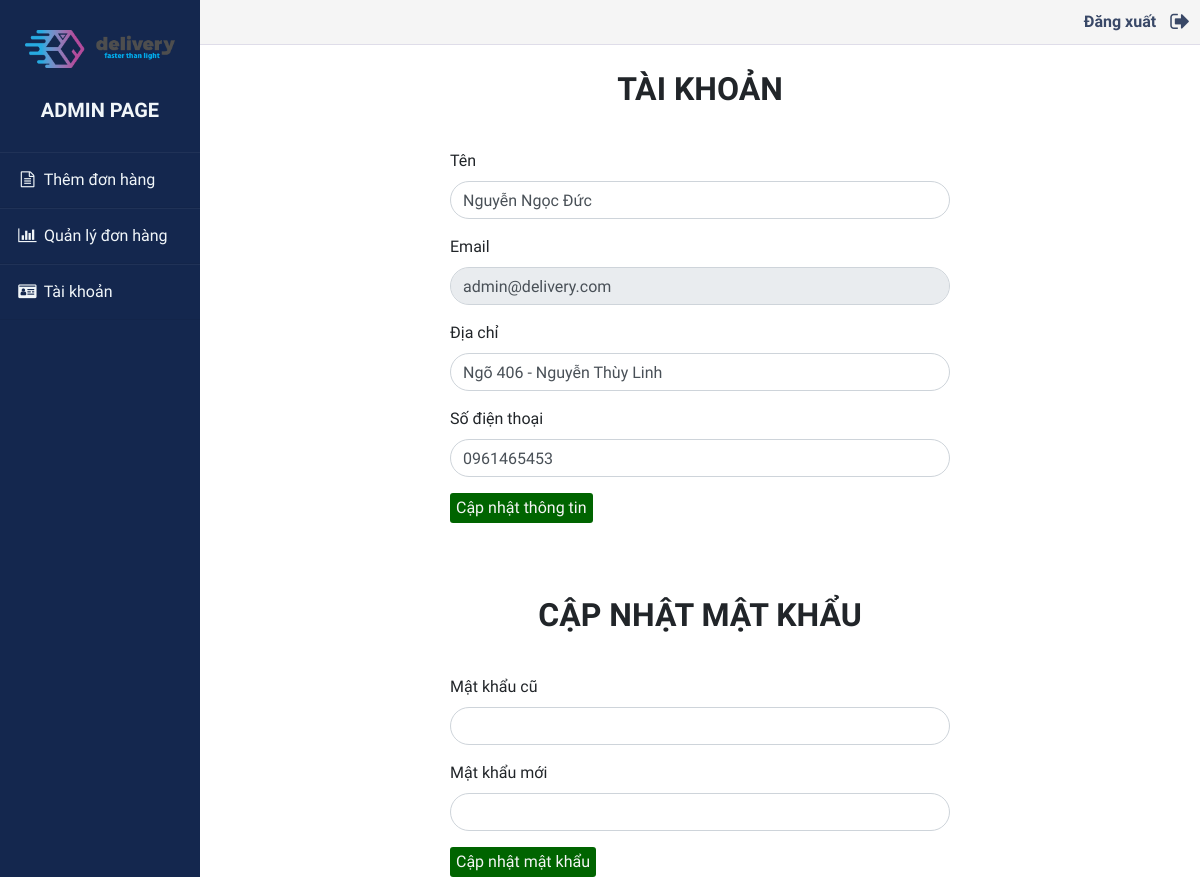
/admin/account.php (signed in), run on the app's committed database.
### tables this page shows
CREATE TABLE `user` (
  `id` int(11) NOT NULL,
  `name` varchar(255) NOT NULL,
  `email` varchar(255) NOT NULL,
  `password` varchar(255) NOT NULL,
  `address` varchar(255) NOT NULL,
  `phoneNumber` varchar(255) NOT NULL,
  `role` varchar(255) NOT NULL
);

### model/user.php (called while the page is built, shortened)
<?php
include_once 'dao.php';
class User {
    private $db;
    function __construct()
    {
        $this->db = new DAO();
    }
    function getUserByID($id){
        $sql = "SELECT * FROM `user` WHERE id = $id";
        $result = $this->db->fetchAll($sql);
        return $result[0];
    }
}
?>

### model/dao.php (called while the page is built, shortened)
<?php
class DAO {
    private $conn;
    function __construct()
    {
        $this->conn = new mysqli('localhost', 'root', '', 'delivery');
    }
    function query($sql){
        return $this->conn->query($sql);
    }
    function fetchAll($sql){
        $ar = array();
        $result = $this->query($sql);
        while($row = $result->fetch_array()){
            $ar[] = $row;
        }
        return $ar;
    }
}
?>

### admin/account.php (the view, shortened to what this page needs)
<!doctype html>
<html lang="en">
<head>
    <link rel="stylesheet" href="https://stackpath.bootstrapcdn.com/bootstrap/4.3.1/css/bootstrap.min.css"
>
    <link rel="stylesheet" href="./style/account.css">
    <link rel="stylesheet" href="https://maxcdn.bootstrapcdn.com/font-awesome/4.7.0/css/font-awesome.min.css">
</head>
<body>
    <div class="wrapper">
        <div class="sidebar">
            <a href="./../index.php"><img src="../images/logo.png" width="150px"></a>
            <h5>Admin Page</h5>
            <ul>
                <li>
                    <a href="add.php"><i class="fa fa-file-text-o fa-fw" aria-hidden="true"></i>
                        Thêm đơn hàng
                    </a>
                </li>
                <li>
                    <a href="admin.php"><i class="fa fa-bar-chart-o fa-fw" aria-hidden="true"></i>
                        Quản lý đơn hàng
                    </a>
                </li>
                <li>
                    <a href="account.php"><i class="fa fa-id-card fa-fw" aria-hidden="true"></i>
                        Tài khoản
                    </a>
                </li>
            </ul>
        </div>
        <div class="main-content">
            <div class="header-bar">
                <div class="btn-exit">
                    <a href="./php/handler-logout.php"><strong>Đăng xuất</strong>
                        <i class="fa fa-sign-out fa-lg" aria-hidden="true" style="margin-left: 10px;"></i>
                    </a>
                </div>
            </div>
            <div class="title">
                <p>
                    Tài khoản
                </p>
            </div>
            <div class="content">
                <?php
                require_once $_SERVER['DOCUMENT_ROOT'].'/delivery/model/user.php';
                $user = new User();
                $userArr = $user->getUserByID($_SESSION['id']);
                ?>
                <form action="./php/handler-update-info.php" method="POST">
                    <div class="form-group">
                        <label for="name">Tên</label>
                        <input style="border-radius: 20px;" type="text" class="form-control" name="name" id=""
                            aria-describedby="helpId" value="<?php echo $userArr['name'] ?>" require>
                    </div>
                    <div class="form-group">
                        <label for="email">Email</label>
                        <input style="border-radius: 20px;" type="email" class="form-control" name="email" id=""
                            aria-describedby="helpId" value="<?php echo $userArr['email'] ?>" readonly>
                    </div>
                    <div class="form-group">
                        <label for="address">Địa chỉ</label>
                        <input style="border-radius: 20px;" type="text" class="form-control" name="address" id="address"
                            aria-describedby="helpId" value="<?php echo $userArr['address'] ?>">
                    </div>
                    <div class="form-group">
                        <label for="phoneNumber">Số điện thoại</label>
                        <input style="border-radius: 20px;" type="text" class="form-control" name="phoneNumber"
                            id="phoneNumber" aria-describedby="helpId" value="<?php echo $userArr['phoneNumber'] ?>">
                    </div>
                    <button id="update-info" name="update-info" type="submit" class="btn-update">Cập nhật thông
                        tin</button>
                    <br>
                    <br>
                    <br>
                    <div class="title">
                        <p>
                            Cập nhật mật khẩu
                        </p>
                    </div>
                    <div class="form-group">
                        <label for="old-password">Mật khẩu cũ</label>
                        <input style="border-radius: 20px;" type="password" class="form-control" name="old-password"
                            id="" aria-describedby="helpId">
                    </div>
                    <div class="form-group">
                        <label for="new-password">Mật khẩu mới</label>
                        <input style="border-radius: 20px;" type="password" class="form-control" name="new-password"
                            id="" aria-describedby="helpId">
                    </div>
                    <button id="update-password" name="update-password" type="submit" class="btn-update">Cập nhật mật
                        khẩu</button>
                </form>
            </div>
        </div>
    </div>
</body>
</html>

### admin/style/account.css (style rules this page uses)
body { font-family: 'Varela Round', sans-serif !important; }
.wrapper { display: flex; position: relative; }
.wrapper .sidebar { position: fixed; width: 200px; height: 100%; background-color: #14274e; padding: 30px 0px; }
.wrapper .sidebar img { margin-bottom: 30px; margin-left: 25px; margin-right: 25px; }
.wrapper .sidebar h5 { color: #f1f6f9; text-transform: uppercase; text-align: center; margin-bottom: 30px; font-weight: bolder; }
.wrapper .sidebar ul { list-style-type: none; padding: 0; }
.wrapper .sidebar ul li { padding: 15px; border-bottom: 1px solid #bdb8d7; border-bottom: 1px solid rgba(0, 0, 0, 0.05); border-top: 1px solid rgba(255, 255, 255, 0.05); }
.wrapper .sidebar ul li a { color: #f1f6f9; display: block; }
.wrapper .sidebar ul li a .fa { width: 25px; }
.wrapper .main-content { width: 100%; margin-left: 200px; }
.wrapper .main-content .header-bar { width: 100%; padding: 10px; background-color: whitesmoke; padding: auto 20px auto 20px; display: flex; border-bottom: 1px solid #dfdde9; }
.wrapper .main-content .header-bar .btn-exit a { margin-left: auto; margin-right: 0; color: #394867; }
.wrapper .main-content .title { width: 100%; padding: 20px 0; }
.wrapper .main-content .title p { text-align: center; font-size: 32px; font-weight: 800; text-transform: uppercase; }
.wrapper .main-content .content { margin: 0px auto; width: 50%; display: block; }
.wrapper .main-content .content .btn-update { border: 0; border-radius: 3px; height: 30px; background-color: darkgreen; color: whitesmoke; }

### data on the page
user: name "Nguyễn Ngọc Đức", email "admin@delivery.com", address "Ngõ 406 - Nguyễn Thùy Linh", phoneNumber "0961465453"
